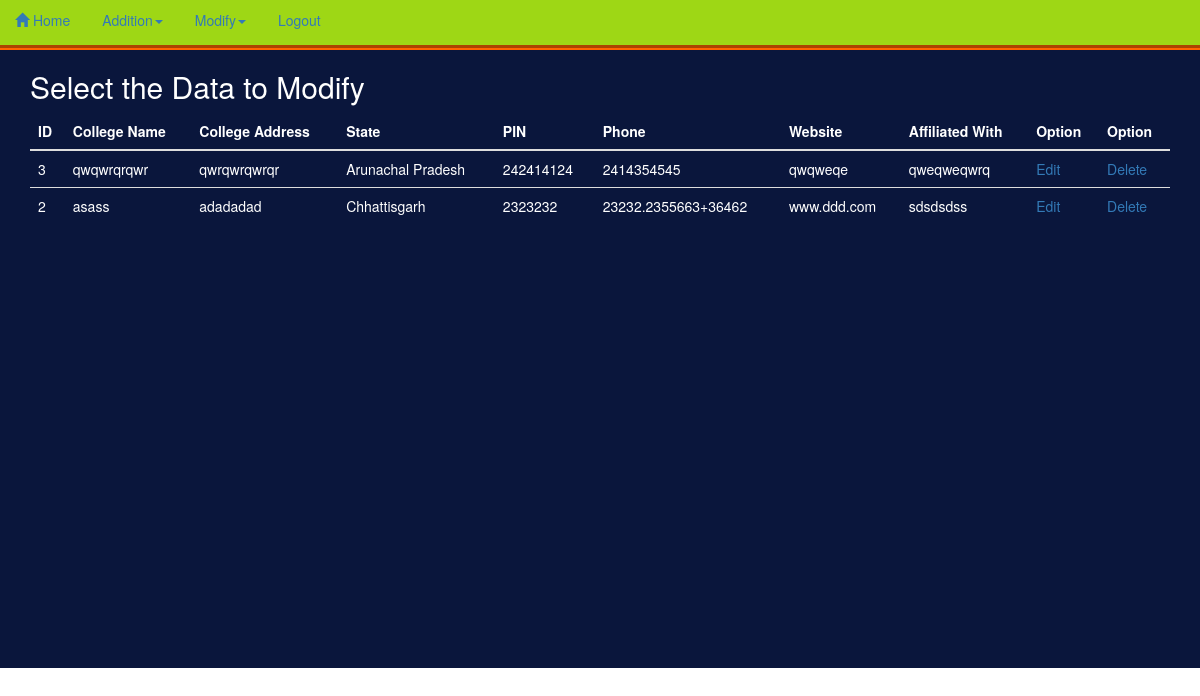
Screenshot of /admin/cgmodifytable.php with the database file from the repository.
### tables this page shows
CREATE TABLE `cg_details` (
  `id` int(11) NOT NULL,
  `cg_name` text NOT NULL,
  `cg_add` text NOT NULL,
  `cg_state` varchar(255) NOT NULL,
  `cg_pin` int(11) NOT NULL,
  `cg_phone` varchar(255) NOT NULL,
  `cg_site` varchar(255) NOT NULL,
  `cg_reg` varchar(255) NOT NULL
);

### admin/cgmodifytable.php (the view, shortened to what this page needs)
<!DOCTYPE html>
<html>
  <head>
    <link rel="stylesheet" href="../css/bootstrap.min.css">
    <link rel="stylesheet" href="../css/adminstyle.css">
  </head>
  <body>
    <div class="header">
      <ul class="nav nav-pills">
        <li role="presentation"><a href="main.php"><span class="glyphicon glyphicon-home" aria-hidden="true"></span> Home</a></li>
          <li role="presentation" class="dropdown"><a class="dropdown-toggle" data-toggle="dropdown" href="#" role="button" aria-haspopup="true" aria-expanded="false">Addition<span class="caret"></span></a>
        </li>
          <li role="presentation" class="dropdown"><a class="dropdown-toggle" data-toggle="dropdown" href="#" role="button" aria-haspopup="true" aria-expanded="false">Modify<span class="caret"></span></a>
          </li>
          <li role="presentation"><a href="index.php">Logout</a></li>
        </ul>
      </div>
    <div class="right">
    <div class="container">
      <h2>Select the Data to Modify</h2>
    </div>
    <div class="container">
        <table class="table">
          <thead>
            <tr>
              <th>ID</th>
              <th>College Name</th>
              <th>College Address</th>
              <th>State</th>
              <th>PIN</th>
              <th>Phone</th>
              <th>Website</th>
              <th>Affiliated With</th>
              <th>Option</th>
              <th>Option</th>
            </tr>
          </thead>
          <tbody>
            <?php
              $con=mysqli_connect("localhost","root","","universities");
              $sql="SELECT id,cg_name, cg_add, cg_state, cg_pin, cg_phone, cg_site, cg_reg FROM cg_details";
              $result=$con->query($sql);
              if ($result->num_rows > 0)
              {
                while($row=$result->fetch_assoc())
                {
            ?>
                  <tr>
                    <td><?php echo $row["id"]; ?></td>
                    <td><?php echo $row["cg_name"]; ?></td>
                    <td><?php echo $row["cg_add"]; ?></td>
                    <td><?php echo $row["cg_state"]; ?></td>
                    <td><?php echo $row["cg_pin"]; ?></td>
                    <td><?php echo $row["cg_phone"]; ?></td>
                    <td><?php echo $row["cg_site"]; ?></td>
                    <td><?php echo $row["cg_reg"]; ?></td>
                    <td><a href="cgmod.php?edit_row=<?php echo $row["id"]?>">Edit</a></td>
                    <td><a href="cgdel.php?delete_row=<?php echo $row["id"]?>">Delete</a></td>
                  </tr>
                <?php
                }
              }
              else
              {
                echo "<script>alert('Table is Empty')</script>";
                exit();
              }
               ?>
          </tbody>
        </table>
    </div>
</div>
  </body>
</html>

### css/adminstyle.css (style rules this page uses)
.header { background-color: #9ed715; height: 50px; width: auto;; border-bottom-width: 5px; border-bottom-style: groove; border-bottom-color: #f60; }
.right { background-color: #0a163c ; color: #fff; height: 618px; width: auto; }

### rows the page displays
cg_details: id "3", cg_name "qwqwrqrqwr", cg_add "qwrqwrqwrqr", cg_state "Arunachal Pradesh", cg_pin "242414124", cg_phone "2414354545", cg_site "qwqweqe", cg_reg "qweqweqwrq"
cg_details: id "2", cg_name "asass", cg_add "adadadad", cg_state "Chhattisgarh", cg_pin "2323232", cg_phone "23232.2355663+36462", cg_site "www.ddd.com", cg_reg "sdsdsdss"
